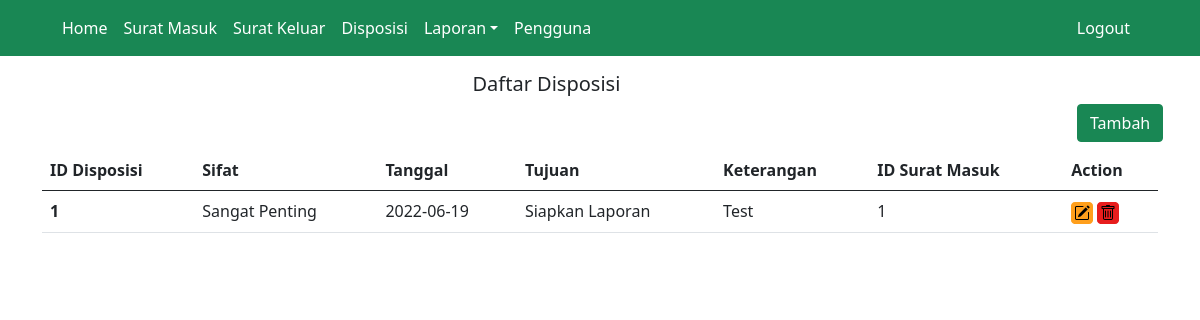
The page /master/get_disposisi.php on the database its author committed.
### tables this page shows
CREATE TABLE `disposisi` (
  `idDisposisi` int(11) NOT NULL,
  `sifatDisposisi` varchar(15) DEFAULT NULL,
  `tanggalDisposisi` date DEFAULT NULL,
  `tujuanDisposisi` varchar(30) DEFAULT NULL,
  `keteranganDisposisi` varchar(100) DEFAULT NULL,
  `idSuratMasuk` int(11) NOT NULL
);

### master/get_disposisi.php (the view, shortened to what this page needs)
<?php
include('../koneksi.php');
$query = "SELECT * FROM disposisi";
$result = mysqli_query($conn,$query);
?>
<!DOCTYPE html>
<html>
<head>
	<link rel="stylesheet" href="../css/bootstrap.min.css">
</head>
<body>
	<nav class="navbar navbar-expand-lg navbar-light bg-success">
		<div class="container">
			<div class="container-fluid">
			    <div class="collapse navbar-collapse" id="navbarSupportedContent">
			      <ul class="navbar-nav me-auto mb-2 mb-lg-0">
			        <li class="nav-item">
			          <a class="nav-link text-white" href="home.php">Home</a>
			        </li>
			        <li class="nav-item">
			          <a class="nav-link text-white" href="get_surat_masuk.php">Surat Masuk</a>
			        </li>
			        <li class="nav-item">
			          <a class="nav-link text-white" href="get_surat_keluar.php">Surat Keluar</a>
			        </li>
			        <li class="nav-item">
			          <a class="nav-link active text-white" aria-current="page" href="#">Disposisi</a>
			        </li>
			        <li class="nav-item dropdown">
			          <a class="nav-link dropdown-toggle text-white" href="#" id="navbarDropdown" role="button" data-bs-toggle="dropdown" aria-expanded="false">Laporan</a>
			        </li>
			        <li class="nav-item">
			          <a class="nav-link text-white" href="get_pengguna.php">Pengguna</a>
			        </li>
			      </ul>
			      <a class="nav-link text-white" href="../index.php">Logout</a>
			    </div>
			</div>
		</div>
	</nav>
	<div class="container mt-3">
		<div class="container mb-2">
			<div class="row justify-content-center">
				<div class="col-3">
			      <label><h5>Daftar Disposisi</h5></label>
			    </div>
			</div>
			<div class="row justify-content-end">
			    <div class="col-1">
			      <a class="btn btn-success" href="add_disposisi.php" role="button">Tambah</a>
			    </div>
			</div>
		</div>
		<table class="table">
		  <thead>
		    <tr>
		      <th scope="col">ID Disposisi</th>
		      <th scope="col">Sifat</th>
		      <th scope="col">Tanggal</th>
		      <th scope="col">Tujuan</th>
		      <th scope="col">Keterangan</th>
		      <th scope="col">ID Surat Masuk</th>
		      <th scope="col">Action</th>
		    </tr>
		  </thead>
		  <tbody>
		  	<?php while($data = mysqli_fetch_array($result)) { ?>
			    <tr>
			      <th scope="row"><?= $data['idDisposisi'] ?></th>
			      <td><?= $data['sifatDisposisi'] ?></td>
			      <td><?= $data['tanggalDisposisi'] ?></td>
			      <td><?= $data['tujuanDisposisi'] ?></td>
			      <td><?= $data['keteranganDisposisi'] ?></td>
			      <td><?= $data['idSuratMasuk'] ?></td>
			      <td><a href="update_disposisi.php?id=<?= $data['idDisposisi']; ?>"><img src="../icon/ic_update.png"></a> <a href="delete_disposisi.php?id=<?= $data['idDisposisi']; ?>"><img src="../icon/ic_delete.png"></a></td>
			    </tr>
			<?php } ?>
		  </tbody>
		</table>
	</div>
</body>
</html>

### rows shown on the page
disposisi: idDisposisi "1", sifatDisposisi "Sangat Penting", tanggalDisposisi "2022-06-19", tujuanDisposisi "Siapkan Laporan", keteranganDisposisi "Test", idSuratMasuk "1"
